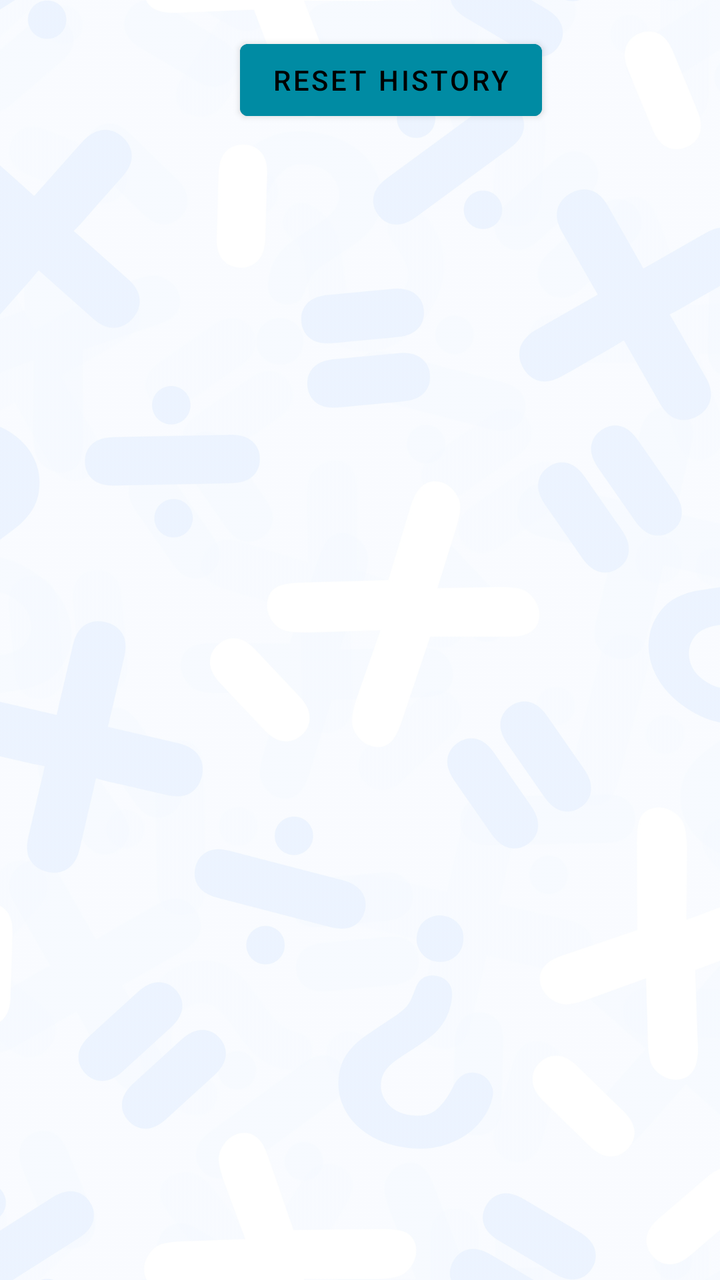
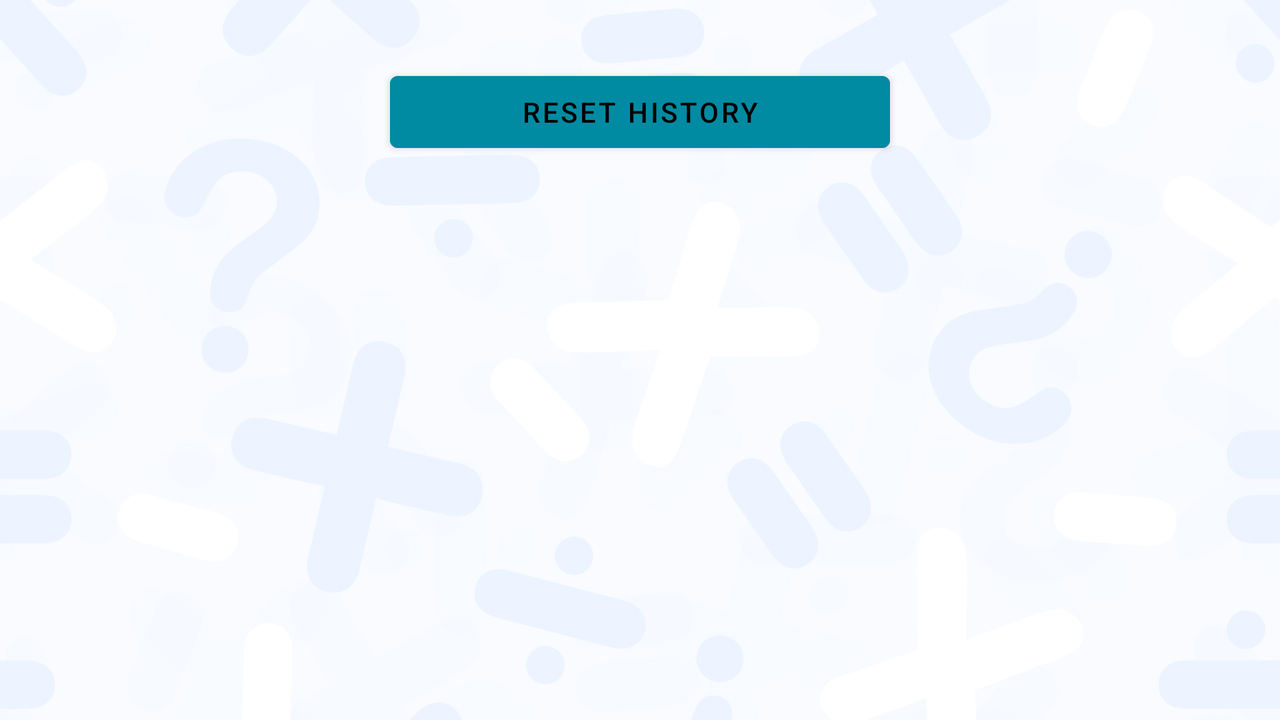

An Android layout and its configuration variant, each rendered on a device that would load it. The default file and the variant file are quoted in full after the pictures.
<!-- AndroidManifest.xml: application theme Theme.RPN -->
<!-- res/layout/activity_other_rpn.xml -->
<?xml version="1.0" encoding="utf-8"?>
<androidx.constraintlayout.widget.ConstraintLayout xmlns:android="http://schemas.android.com/apk/res/android"
    xmlns:app="http://schemas.android.com/apk/res-auto"
    xmlns:tools="http://schemas.android.com/tools"
    android:layout_width="match_parent"
    android:layout_height="match_parent"
    tools:context=".PrevRPN">

    <include
        android:id="@+id/include"
        layout="@layout/multi_include_background"
        app:layout_constraintBottom_toBottomOf="parent"
        app:layout_constraintEnd_toEndOf="parent"
        app:layout_constraintHorizontal_bias="1.0"
        app:layout_constraintStart_toStartOf="parent"
        app:layout_constraintTop_toTopOf="parent"
        app:layout_constraintVertical_bias="1.0" />

    <TextView
        android:id="@+id/textView"
        android:layout_width="wrap_content"
        android:layout_height="match_parent"
        android:layout_marginTop="80dp"
        android:scrollbars="vertical"
        android:text=""
        android:textSize="28sp"
        app:layout_constraintEnd_toEndOf="parent"
        app:layout_constraintHorizontal_bias="0.498"
        app:layout_constraintStart_toStartOf="parent"
        app:layout_constraintTop_toTopOf="parent" />

    <Button
        android:id="@+id/reset_button"
        android:layout_width="wrap_content"
        android:layout_height="wrap_content"
        android:layout_marginStart="120dp"
        android:layout_marginTop="@dimen/margin16"
        android:text="@string/reset_history"
        android:textColor="@color/primaryTextColor"
        android:backgroundTint="@color/primaryDarkColor"
        app:layout_constraintStart_toStartOf="parent"
        app:layout_constraintTop_toTopOf="parent" />


</androidx.constraintlayout.widget.ConstraintLayout>
<!-- res/layout/multi_include_background.xml (included above) -->
<?xml version="1.0" encoding="utf-8"?>
<ImageView
    xmlns:android="http://schemas.android.com/apk/res/android"
    android:layout_width="match_parent"
    android:layout_height="match_parent"
    android:src="@drawable/operators_background"
    android:contentDescription="@string/background_image"
    android:scaleType="centerCrop"
    android:alpha=".2"
    />
<!-- resources referenced by this layout -->
<resources>
  <color name="primaryDarkColor">#008ba3</color>
  <color name="primaryTextColor">#000000</color>
  <dimen name="margin16">16dp</dimen>
  <!-- drawable operators_background: webp bitmap (drawable-hdpi, 614914 bytes) -->
  <string name="background_image">background image</string>
  <string name="reset_history">Reset History</string>
  <style name="Theme.RPN" parent="Theme.MaterialComponents.DayNight.DarkActionBar">
          
          <item name="colorPrimary">@color/primaryColor</item>
          <item name="colorPrimaryVariant">@color/primaryLightColor</item>
          <item name="colorOnPrimary">@color/primaryTextColor</item>
          
          <item name="colorSecondary">@color/secondaryColor</item>
          <item name="colorSecondaryVariant">@color/secondaryLightColor</item>
          <item name="colorOnSecondary">@color/secondaryTextColor</item>
          
          <item name="android:statusBarColor" tools:targetApi="l">?attr/colorPrimaryVariant</item>
          
      </style>
  <color name="primaryColor">#00bcd4</color>
  <color name="primaryLightColor">#62efff</color>
  <color name="secondaryColor">#28b5f4</color>
  <color name="secondaryLightColor">#72e7ff</color>
  <color name="secondaryTextColor">#ffffff</color>
</resources>
<!-- res/layout-land/activity_other_rpn.xml (the repository's variant of the layout above) -->
<!-- drawn on the phone turned sideways -->
<?xml version="1.0" encoding="utf-8"?>
<androidx.constraintlayout.widget.ConstraintLayout xmlns:android="http://schemas.android.com/apk/res/android"
    xmlns:app="http://schemas.android.com/apk/res-auto"
    xmlns:tools="http://schemas.android.com/tools"
    android:layout_width="match_parent"
    android:layout_height="match_parent"
    tools:context=".PrevRPN">

    <include
        android:id="@+id/include"
        layout="@layout/multi_include_background"
        app:layout_constraintBottom_toBottomOf="parent"
        app:layout_constraintEnd_toEndOf="parent"
        app:layout_constraintHorizontal_bias="0.0"
        app:layout_constraintStart_toStartOf="parent"
        app:layout_constraintTop_toTopOf="parent"
        app:layout_constraintVertical_bias="0.0" />

    <TextView
        android:id="@+id/textView"
        android:layout_width="wrap_content"
        android:layout_height="match_parent"
        android:layout_marginTop="@dimen/margin150"
        android:scrollbars="vertical"
        android:text=""
        android:textSize="28sp"
        app:layout_constraintEnd_toEndOf="parent"
        app:layout_constraintHorizontal_bias="0.498"
        app:layout_constraintStart_toStartOf="parent"
        app:layout_constraintTop_toTopOf="parent" />

    <Button
        android:id="@+id/reset_button"
        android:layout_width="@dimen/margin250"
        android:layout_height="@dimen/margin48"
        android:layout_marginTop="@dimen/margin32"
        android:backgroundTint="@color/primaryDarkColor"
        android:text="@string/reset_history"
        android:textColor="@color/primaryTextColor"
        app:layout_constraintEnd_toEndOf="@+id/include"
        app:layout_constraintStart_toStartOf="parent"
        app:layout_constraintTop_toTopOf="parent" />


</androidx.constraintlayout.widget.ConstraintLayout>
<!-- resources referenced by the variant -->
<!-- as the phone turned sideways resolves them -->
<resources>
  <color name="primaryDarkColor">#008ba3</color>
  <color name="primaryTextColor">#000000</color>
  <dimen name="margin150">150dp</dimen>
  <dimen name="margin250">250dp</dimen>
  <dimen name="margin32">32dp</dimen>
  <dimen name="margin48">48dp</dimen>
  <!-- drawable operators_background: webp bitmap (drawable-hdpi, 614914 bytes) -->
  <string name="background_image">background image</string>
  <string name="reset_history">Reset History</string>
  <style name="Theme.RPN" parent="Theme.MaterialComponents.DayNight.DarkActionBar">
          
          <item name="colorPrimary">@color/primaryColor</item>
          <item name="colorPrimaryVariant">@color/primaryLightColor</item>
          <item name="colorOnPrimary">@color/primaryTextColor</item>
          
          <item name="colorSecondary">@color/secondaryColor</item>
          <item name="colorSecondaryVariant">@color/secondaryLightColor</item>
          <item name="colorOnSecondary">@color/secondaryTextColor</item>
          
          <item name="android:statusBarColor" tools:targetApi="l">?attr/colorPrimaryVariant</item>
          
      </style>
  <color name="primaryColor">#00bcd4</color>
  <color name="primaryLightColor">#62efff</color>
  <color name="secondaryColor">#28b5f4</color>
  <color name="secondaryLightColor">#72e7ff</color>
  <color name="secondaryTextColor">#ffffff</color>
</resources>
